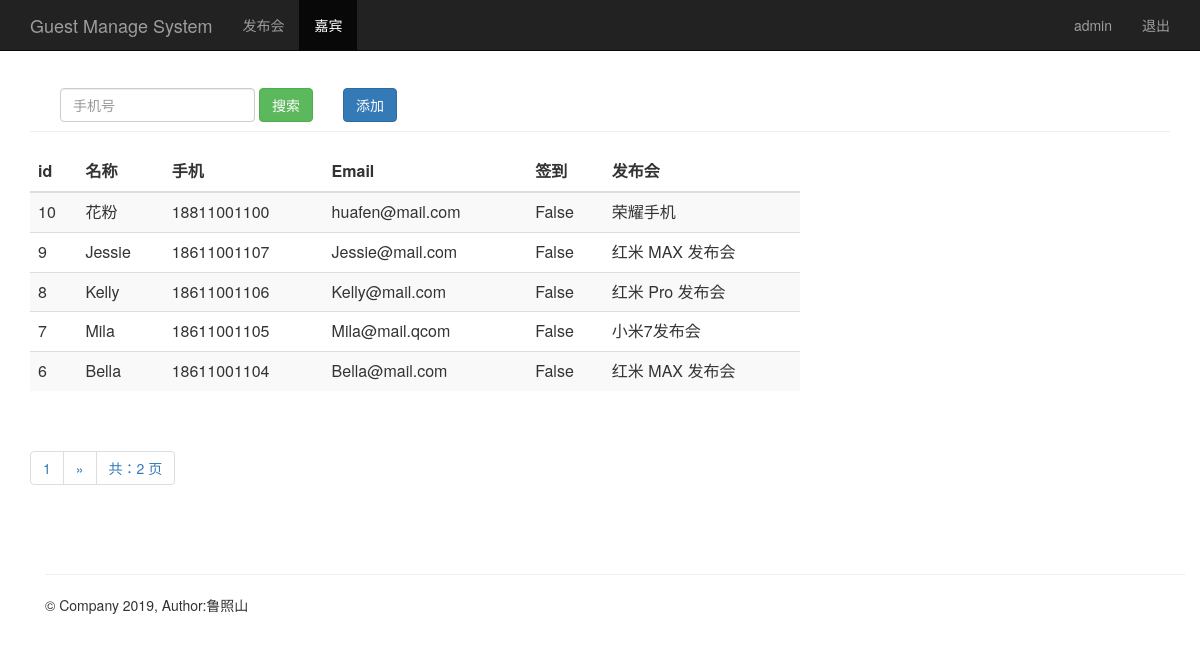
Page /search_phone/ (signed in) on the earlier database version.
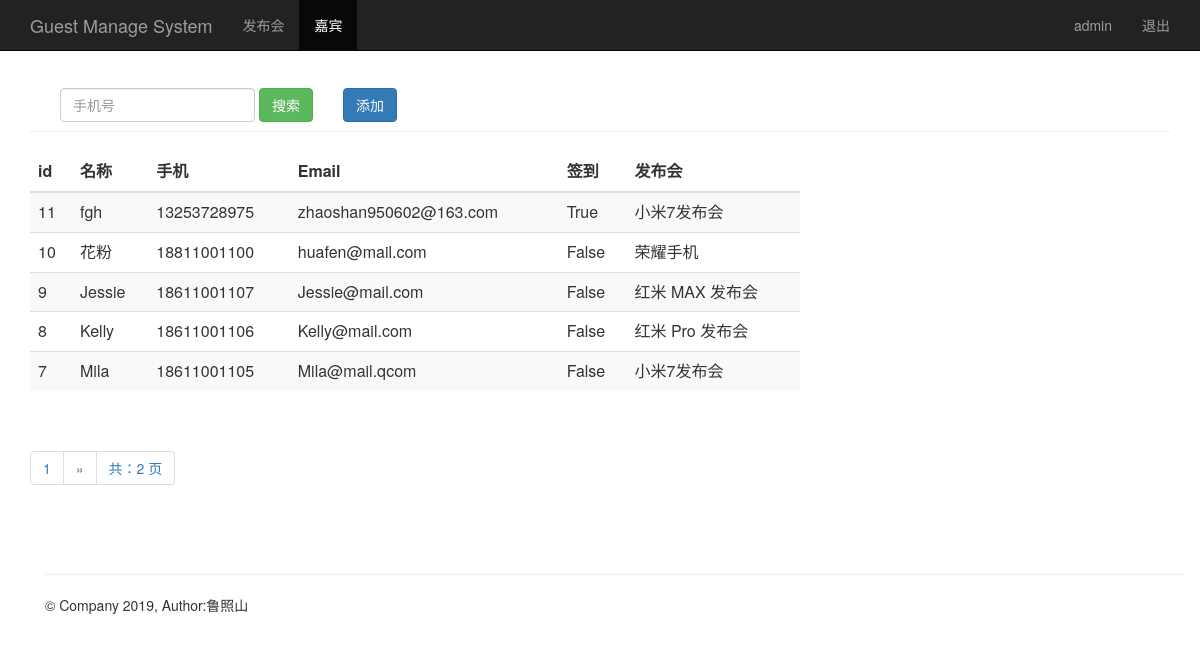
Same page on the later database version.
### sign/models/guest.py (models this page shows, shortened)
class Guest(models.Model):
    event = models.ForeignKey(Event, on_delete=models.CASCADE)  # 关联发布会id
    realname = models.CharField(max_length=64)  # 姓名
    phone = models.CharField(max_length=16)     # 手机号
    email = models.EmailField()                 # 邮箱
    sign = models.BooleanField()                # 签到状态
    create_time = models.DateTimeField(auto_now=True)  # 创建时间（自动获取当前时间）
    class Meta:
        unique_together = ('phone', 'event')
        ordering = ['-id']

### sign/models/event.py (models this page shows)
class Event(models.Model):
    name = models.CharField(max_length=100)            # 发布会标题
    limit = models.IntegerField()                      # 限制人数
    status = models.BooleanField()                     # 状态
    address = models.CharField(max_length=200)         # 地址
    start_time = models.DateTimeField('events time')   # 发布会时间
    create_time = models.DateTimeField(auto_now=True)  # 创建时间（自动获取当前时间）
    def __str__(self):
        return self.name

### sign/views/views.py (the view)
# urls.py: path('search_phone/', views.search_phone),
@login_required
def search_phone(request):
    username = request.session.get('user', '')
    search_phone = request.GET.get("phone", "")
    guests = Guest.objects.filter(phone__contains=search_phone)
    if len(guests) == 0:
        return render(request, "guest_manage.html", {"user": username,
                                                     "hint": "根据输入的 `手机号码` 查询结果为空！"})
    paginator = Paginator(guests, 5)  # 少于5条数据不够分页会产生警告
    page = request.GET.get('page')
    try:
        contacts = paginator.page(page)
    except PageNotAnInteger:
        contacts = paginator.page(1)
    except EmptyPage:
        contacts = paginator.page(paginator.num_pages)
    return render(request, "guest_manage.html", {"user": username,
                                                 "guests": contacts,
                                                 "phone": search_phone})

### sign/templates/guest_manage.html (shortened to what this page needs)
{% extends "base.html" %}
{% block content %}
      <nav class="navbar navbar-inverse navbar-fixed-top">
        <div class="container">
          <div class="navbar-header">
            <a class="navbar-brand" href="/guest_manage/">Guest Manage System</a>
          </div>
          <div id="navbar" class="collapse navbar-collapse">
            <ul class="nav navbar-nav">
              <li><a href="/event_manage/">发布会</a></li>
              <li class="active"><a href="#about">嘉宾</a></li>
            </ul>
            <ul class="nav navbar-nav navbar-right">
             <li><a href="#">{{user}}</a></li>
             <li><a href="/logout/">退出</a></li>
           </ul>
          </div>
        </div>
      </nav>
      <div class="container theme-showcase" role="main">
        <div class="page-header" style="margin-top: 80px;">
          <div id="navbar" class="navbar-collapse collapse" style="float:left;">
            <form class="navbar-form" method="get" action="/search_phone/">
              <div class="form-group">
                <input name="phone" type="text" placeholder="手机号" class="form-control">
              </div>
              <button type="submit" class="btn btn-success">搜索</button>
            </form>
          </div>
          <div "float:right;">
            <button type="submit" class="btn btn-primary" onclick="window.location.href='/add_guest/'" style="margin-top: 8px;">添加</button>
          </div>
        </div>
        <div class="row">
          <div class="col-md-6" style="width: 800px;">
            <table class="table table-striped">
              <thead>
                <tr>
                  <th>id</th>
                  <th>名称</th>
                  <th>手机</th>
                  <th>Email</th>
                  <th>签到</th>
                  <th>发布会</th>
                </tr>
              </thead>
              <tbody>
                {% for guest in guests %}
                  <tr>
                    <td>{{ guest.id }}</td>
                    <td>{{ guest.realname }}</td>
                    <td>{{ guest.phone }}</td>
                    <td>{{ guest.email }}</td>
                    <td>{{ guest.sign }}</td>
                    <td>{{ guest.event }}</td>
                  </tr>
               {% endfor %}
              </tbody>
            </table>
          </div>
        </div>
      <div class="pagination">
        <span class="step-links">
          <ul class="pagination">
             <li><a href="#">{{ guests.number }}</a></li>
            {% if guests.has_next %}
              {% if phone %}
                <li><a href="?phone={{ phone }}&page={{ guests.next_page_number }}">&raquo;</a></li>
              {% else %}
               <li><a href="?page={{ guests.next_page_number }}">&raquo;</a></li>
              {% endif %}
            {% endif %}
            <li><a href="#">共：{{ guests.paginator.num_pages }} 页</a></li>
          </ul>
        </span>
      </div>
{% endblock %}

### sign/templates/base.html
<html>
<head>
    <link href="https://cdn.staticfile.org/twitter-bootstrap/3.3.7/css/bootstrap.min.css" rel="stylesheet">
</head>
<body>
{% block content %}
{% endblock %}
    <div class="container theme-showcase" role="main">
      <div class="page-header">
      </div>
      <footer class="footer">
        <p>&copy; Company 2019, Author:鲁照山</p>
      </footer>
    </div>
</body>
</html>

Differences in the rows shown:
no longer on this page (row unchanged): Guest: id "6", realname "Bella", phone "18611001104", email "Bella@mail.com", sign "False", event "红米 MAX 发布会"
added Guest: id "11", realname "fgh", phone "13253728975", email "zhaoshan950602@163.com", sign "True", event "小米7发布会"
